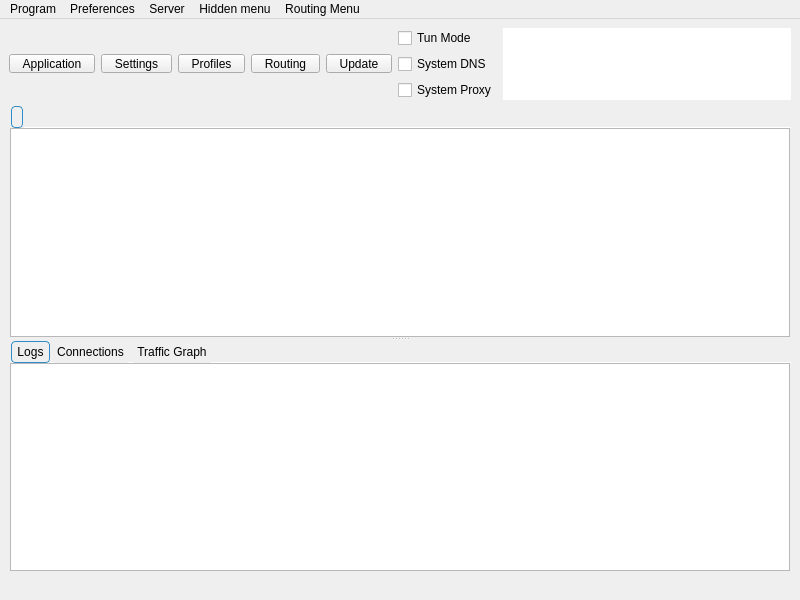
<?xml version="1.0" encoding="UTF-8"?>
<ui version="4.0">
 <class>MainWindow</class>
 <widget class="QMainWindow" name="MainWindow">
  <property name="geometry">
   <rect>
    <x>0</x>
    <y>0</y>
    <width>800</width>
    <height>600</height>
   </rect>
  </property>
  <property name="minimumSize">
   <size>
    <width>800</width>
    <height>600</height>
   </size>
  </property>
  <property name="windowTitle">
   <string notr="true">Throne</string>
  </property>
  <widget class="QWidget" name="centralwidget">
   <layout class="QVBoxLayout" name="verticalLayout_3" stretch="0,0,0">
    <item>
     <layout class="QHBoxLayout" name="horizontalLayout_2">
      <item>
       <widget class="QToolButton" name="toolButton_program">
        <property name="minimumSize">
         <size>
          <width>0</width>
          <height>0</height>
         </size>
        </property>
        <property name="styleSheet">
         <string notr="true">QToolButton {
    padding-left: 8px;
    padding-right: 8px;
}

QToolButton::menu-indicator {
    subcontrol-origin: border;
    subcontrol-position: bottom right;
    right: 2px;
    bottom: 3px;
}</string>
        </property>
        <property name="text">
         <string>Application</string>
        </property>
        <property name="icon">
         <iconset theme="b-system-run"/>
        </property>
        <property name="iconSize">
         <size>
          <width>24</width>
          <height>24</height>
         </size>
        </property>
        <property name="popupMode">
         <enum>QToolButton::ToolButtonPopupMode::InstantPopup</enum>
        </property>
        <property name="toolButtonStyle">
         <enum>Qt::ToolButtonStyle::ToolButtonTextUnderIcon</enum>
        </property>
       </widget>
      </item>
      <item>
       <widget class="QToolButton" name="toolButton_preferences">
        <property name="minimumSize">
         <size>
          <width>0</width>
          <height>0</height>
         </size>
        </property>
        <property name="styleSheet">
         <string notr="true">QToolButton {
    padding-left: 8px;
    padding-right: 8px;
}

QToolButton::menu-indicator {
    subcontrol-origin: border;
    subcontrol-position: bottom right;
    right: 2px;
    bottom: 3px;
}</string>
        </property>
        <property name="text">
         <string>Settings</string>
        </property>
        <property name="icon">
         <iconset theme="b-preferences"/>
        </property>
        <property name="iconSize">
         <size>
          <width>24</width>
          <height>24</height>
         </size>
        </property>
        <property name="popupMode">
         <enum>QToolButton::ToolButtonPopupMode::InstantPopup</enum>
        </property>
        <property name="toolButtonStyle">
         <enum>Qt::ToolButtonStyle::ToolButtonTextUnderIcon</enum>
        </property>
       </widget>
      </item>
      <item>
       <widget class="QToolButton" name="toolButton_server">
        <property name="minimumSize">
         <size>
          <width>0</width>
          <height>0</height>
         </size>
        </property>
        <property name="styleSheet">
         <string notr="true">QToolButton {
    padding-left: 8px;
    padding-right: 8px;
}

QToolButton::menu-indicator {
    subcontrol-origin: border;
    subcontrol-position: bottom right;
    right: 2px;
    bottom: 3px;
}</string>
        </property>
        <property name="text">
         <string>Profiles</string>
        </property>
        <property name="icon">
         <iconset theme="b-network-server"/>
        </property>
        <property name="iconSize">
         <size>
          <width>24</width>
          <height>24</height>
         </size>
        </property>
        <property name="popupMode">
         <enum>QToolButton::ToolButtonPopupMode::InstantPopup</enum>
        </property>
        <property name="toolButtonStyle">
         <enum>Qt::ToolButtonStyle::ToolButtonTextUnderIcon</enum>
        </property>
       </widget>
      </item>
      <item>
       <widget class="QToolButton" name="toolButton_routing">
        <property name="minimumSize">
         <size>
          <width>0</width>
          <height>0</height>
         </size>
        </property>
        <property name="styleSheet">
         <string notr="true">QToolButton {
    padding-left: 8px;
    padding-right: 8px;
}

QToolButton::menu-indicator {
    subcontrol-origin: border;
    subcontrol-position: bottom right;
    right: 2px;
    bottom: 3px;
}</string>
        </property>
        <property name="text">
         <string>Routing</string>
        </property>
        <property name="icon">
         <iconset theme="b-network-routing"/>
        </property>
        <property name="iconSize">
         <size>
          <width>24</width>
          <height>24</height>
         </size>
        </property>
        <property name="popupMode">
         <enum>QToolButton::ToolButtonPopupMode::InstantPopup</enum>
        </property>
        <property name="toolButtonStyle">
         <enum>Qt::ToolButtonStyle::ToolButtonTextUnderIcon</enum>
        </property>
       </widget>
      </item>
      <item>
       <widget class="QToolButton" name="toolButton_update">
        <property name="minimumSize">
         <size>
          <width>0</width>
          <height>0</height>
         </size>
        </property>
        <property name="styleSheet">
         <string notr="true">QToolButton {
    padding-left: 8px;
    padding-right: 8px;
}

QToolButton::menu-indicator {
    subcontrol-origin: border;
    subcontrol-position: bottom right;
    right: 2px;
    bottom: 3px;
}</string>
        </property>
        <property name="text">
         <string>Update</string>
        </property>
        <property name="icon">
         <iconset theme="b-system-software-update"/>
        </property>
        <property name="iconSize">
         <size>
          <width>24</width>
          <height>24</height>
         </size>
        </property>
        <property name="popupMode">
         <enum>QToolButton::ToolButtonPopupMode::InstantPopup</enum>
        </property>
        <property name="toolButtonStyle">
         <enum>Qt::ToolButtonStyle::ToolButtonTextUnderIcon</enum>
        </property>
       </widget>
      </item>
      <item>
       <layout class="QVBoxLayout" name="verticalLayout_4">
        <item>
         <widget class="QCheckBox" name="checkBox_VPN">
          <property name="sizePolicy">
           <sizepolicy hsizetype="Minimum" vsizetype="Minimum">
            <horstretch>0</horstretch>
            <verstretch>0</verstretch>
           </sizepolicy>
          </property>
          <property name="text">
           <string>Tun Mode</string>
          </property>
         </widget>
        </item>
        <item>
         <widget class="QCheckBox" name="system_dns">
          <property name="text">
           <string>System DNS</string>
          </property>
         </widget>
        </item>
        <item>
         <widget class="QCheckBox" name="checkBox_SystemProxy">
          <property name="text">
           <string>System Proxy</string>
          </property>
         </widget>
        </item>
       </layout>
      </item>
      <item>
       <widget class="QTextBrowser" name="data_view">
        <property name="enabled">
         <bool>true</bool>
        </property>
        <property name="sizePolicy">
         <sizepolicy hsizetype="Expanding" vsizetype="Ignored">
          <horstretch>0</horstretch>
          <verstretch>0</verstretch>
         </sizepolicy>
        </property>
        <property name="minimumSize">
         <size>
          <width>0</width>
          <height>65</height>
         </size>
        </property>
        <property name="mouseTracking">
         <bool>false</bool>
        </property>
        <property name="focusPolicy">
         <enum>Qt::FocusPolicy::NoFocus</enum>
        </property>
        <property name="contextMenuPolicy">
         <enum>Qt::ContextMenuPolicy::NoContextMenu</enum>
        </property>
        <property name="acceptDrops">
         <bool>false</bool>
        </property>
        <property name="frameShape">
         <enum>QFrame::Shape::NoFrame</enum>
        </property>
        <property name="frameShadow">
         <enum>QFrame::Shadow::Sunken</enum>
        </property>
        <property name="verticalScrollBarPolicy">
         <enum>Qt::ScrollBarPolicy::ScrollBarAlwaysOff</enum>
        </property>
        <property name="horizontalScrollBarPolicy">
         <enum>Qt::ScrollBarPolicy::ScrollBarAlwaysOff</enum>
        </property>
        <property name="textInteractionFlags">
         <set>Qt::TextInteractionFlag::LinksAccessibleByKeyboard|Qt::TextInteractionFlag::LinksAccessibleByMouse</set>
        </property>
       </widget>
      </item>
     </layout>
    </item>
    <item>
     <widget class="QSplitter" name="splitter">
      <property name="orientation">
       <enum>Qt::Orientation::Vertical</enum>
      </property>
      <widget class="QTabWidget" name="tabWidget">
       <property name="styleSheet">
        <string notr="true">QTabWidget::tab-bar {
    left: 2px;
}

QTabBar {
    background: transparent;
    qproperty-drawBase: 0;
}

QTabBar::tab {
    background-color: palette(button);
    color: palette(button-text);

    border: 1px solid palette(mid);

    border-radius: 4px;
    padding: 3px 5px;
    margin-right: 1px;
}

QTabBar::tab:selected {
    border: 1px solid palette(highlight);
    background-color: palette(window); 
}

QTabBar::tab:!selected {
    border: 1px solid palette(button);
}

QTabBar::tab:hover:!selected {
    background-color: palette(light);
}</string>
       </property>
       <property name="currentIndex">
        <number>0</number>
       </property>
       <property name="documentMode">
        <bool>true</bool>
       </property>
       <property name="movable">
        <bool>true</bool>
       </property>
       <widget class="QWidget" name="widget1">
        <attribute name="title">
         <string/>
        </attribute>
        <layout class="QGridLayout" name="gridLayout_2">
         <property name="leftMargin">
          <number>1</number>
         </property>
         <property name="topMargin">
          <number>0</number>
         </property>
         <property name="rightMargin">
          <number>1</number>
         </property>
         <property name="bottomMargin">
          <number>0</number>
         </property>
         <property name="spacing">
          <number>0</number>
         </property>
         <item row="0" column="0">
          <widget class="ProfilesTableView" name="profilesTableView">
           <property name="contextMenuPolicy">
            <enum>Qt::ContextMenuPolicy::CustomContextMenu</enum>
           </property>
           <property name="editTriggers">
            <set>QAbstractItemView::EditTrigger::NoEditTriggers</set>
           </property>
           <property name="alternatingRowColors">
            <bool>true</bool>
           </property>
           <property name="selectionBehavior">
            <enum>QAbstractItemView::SelectionBehavior::SelectRows</enum>
           </property>
           <property name="horizontalScrollMode">
            <enum>QAbstractItemView::ScrollMode::ScrollPerPixel</enum>
           </property>
           <property name="wordWrap">
            <bool>false</bool>
           </property>
           <attribute name="horizontalHeaderMinimumSectionSize">
            <number>16</number>
           </attribute>
           <attribute name="horizontalHeaderHighlightSections">
            <bool>false</bool>
           </attribute>
           <attribute name="horizontalHeaderShowSortIndicator" stdset="0">
            <bool>false</bool>
           </attribute>
           <attribute name="verticalHeaderDefaultSectionSize">
            <number>30</number>
           </attribute>
          </widget>
         </item>
        </layout>
       </widget>
      </widget>
      <widget class="QWidget" name="aaaaaaaaaaaaaaaaaa">
       <layout class="QVBoxLayout" name="aaaaaaaaaaaa" stretch="0">
        <item>
         <widget class="QWidget" name="down_tab" native="true">
          <layout class="QVBoxLayout" name="verticalLayout">
           <property name="spacing">
            <number>0</number>
           </property>
           <property name="leftMargin">
            <number>0</number>
           </property>
           <property name="topMargin">
            <number>0</number>
           </property>
           <property name="rightMargin">
            <number>0</number>
           </property>
           <property name="bottomMargin">
            <number>0</number>
           </property>
           <item>
            <widget class="QTabWidget" name="stats_widget">
             <property name="autoFillBackground">
              <bool>true</bool>
             </property>
             <property name="styleSheet">
              <string notr="true">QTabWidget::tab-bar {
    left: 2px;
}

QTabBar {
    background: transparent;
    qproperty-drawBase: 0;
}

QTabBar::tab {
    background-color: palette(button);
    color: palette(button-text);

    border: 1px solid palette(mid);

    border-radius: 4px;
    padding: 3px 5px;
    margin-right: 1px;
}

QTabBar::tab:selected {
    border: 1px solid palette(highlight);
    background-color: palette(window); 
}

QTabBar::tab:!selected {
    border: 1px solid palette(button);
}

QTabBar::tab:hover:!selected {
    background-color: palette(light);
}</string>
             </property>
             <property name="tabPosition">
              <enum>QTabWidget::TabPosition::North</enum>
             </property>
             <property name="tabShape">
              <enum>QTabWidget::TabShape::Rounded</enum>
             </property>
             <property name="currentIndex">
              <number>0</number>
             </property>
             <property name="elideMode">
              <enum>Qt::TextElideMode::ElideNone</enum>
             </property>
             <property name="usesScrollButtons">
              <bool>true</bool>
             </property>
             <property name="documentMode">
              <bool>true</bool>
             </property>
             <property name="tabsClosable">
              <bool>false</bool>
             </property>
             <property name="movable">
              <bool>true</bool>
             </property>
             <property name="tabBarAutoHide">
              <bool>false</bool>
             </property>
             <widget class="QWidget" name="Logs">
              <property name="enabled">
               <bool>true</bool>
              </property>
              <attribute name="title">
               <string>Logs</string>
              </attribute>
              <layout class="QHBoxLayout" name="horizontalLayout_3" stretch="0">
               <property name="spacing">
                <number>0</number>
               </property>
               <property name="sizeConstraint">
                <enum>QLayout::SizeConstraint::SetDefaultConstraint</enum>
               </property>
               <property name="leftMargin">
                <number>1</number>
               </property>
               <property name="topMargin">
                <number>0</number>
               </property>
               <property name="rightMargin">
                <number>1</number>
               </property>
               <property name="bottomMargin">
                <number>0</number>
               </property>
               <item>
                <widget class="QTextBrowser" name="masterLogBrowser">
                 <property name="contextMenuPolicy">
                  <enum>Qt::ContextMenuPolicy::CustomContextMenu</enum>
                 </property>
                 <property name="openLinks">
                  <bool>false</bool>
                 </property>
                </widget>
               </item>
              </layout>
             </widget>
             <widget class="QWidget" name="connections_tab">
              <attribute name="title">
               <string>Connections</string>
              </attribute>
              <layout class="QHBoxLayout" name="horizontalLayout_4">
               <property name="spacing">
                <number>0</number>
               </property>
               <property name="sizeConstraint">
                <enum>QLayout::SizeConstraint::SetDefaultConstraint</enum>
               </property>
               <property name="leftMargin">
                <number>1</number>
               </property>
               <property name="topMargin">
                <number>0</number>
               </property>
               <property name="rightMargin">
                <number>1</number>
               </property>
               <property name="bottomMargin">
                <number>0</number>
               </property>
               <item>
                <widget class="QTableWidget" name="connections">
                 <property name="autoFillBackground">
                  <bool>false</bool>
                 </property>
                 <column>
                  <property name="text">
                   <string>Destination (Domain)</string>
                  </property>
                  <property name="toolTip">
                   <string>Click To Disable Sorting</string>
                  </property>
                 </column>
                 <column>
                  <property name="text">
                   <string>Process</string>
                  </property>
                  <property name="toolTip">
                   <string>Click To Sort By Process</string>
                  </property>
                 </column>
                 <column>
                  <property name="text">
                   <string>Protocol</string>
                  </property>
                  <property name="toolTip">
                   <string>Click To Sort By Protocol</string>
                  </property>
                 </column>
                 <column>
                  <property name="text">
                   <string>Outbound</string>
                  </property>
                  <property name="toolTip">
                   <string>Click To Sort By Outbound</string>
                  </property>
                 </column>
                 <column>
                  <property name="text">
                   <string>Traffic</string>
                  </property>
                  <property name="toolTip">
                   <string>Click To Toggle sort by Traffic</string>
                  </property>
                 </column>
                </widget>
               </item>
              </layout>
             </widget>
             <widget class="QWidget" name="graph_tab">
              <attribute name="title">
               <string>Traffic Graph</string>
              </attribute>
              <layout class="QHBoxLayout" name="horizontalLayout_6">
               <property name="spacing">
                <number>0</number>
               </property>
               <property name="sizeConstraint">
                <enum>QLayout::SizeConstraint::SetDefaultConstraint</enum>
               </property>
               <property name="leftMargin">
                <number>1</number>
               </property>
               <property name="topMargin">
                <number>0</number>
               </property>
               <property name="rightMargin">
                <number>1</number>
               </property>
               <property name="bottomMargin">
                <number>0</number>
               </property>
              </layout>
             </widget>
            </widget>
           </item>
          </layout>
         </widget>
        </item>
       </layout>
      </widget>
     </widget>
    </item>
    <item>
     <layout class="QHBoxLayout" name="horizontalLayout">
      <item>
       <widget class="QLabel" name="label_running">
        <property name="text">
         <string/>
        </property>
       </widget>
      </item>
      <item>
       <widget class="QLabel" name="label_inbound">
        <property name="text">
         <string/>
        </property>
        <property name="alignment">
         <set>Qt::AlignmentFlag::AlignLeading|Qt::AlignmentFlag::AlignLeft|Qt::AlignmentFlag::AlignVCenter</set>
        </property>
       </widget>
      </item>
      <item>
       <widget class="QLabel" name="label_speed">
        <property name="text">
         <string/>
        </property>
        <property name="alignment">
         <set>Qt::AlignmentFlag::AlignLeading|Qt::AlignmentFlag::AlignLeft|Qt::AlignmentFlag::AlignVCenter</set>
        </property>
       </widget>
      </item>
     </layout>
    </item>
   </layout>
  </widget>
  <widget class="QMenuBar" name="menubar">
   <property name="geometry">
    <rect>
     <x>0</x>
     <y>0</y>
     <width>800</width>
     <height>25</height>
    </rect>
   </property>
   <widget class="QMenu" name="menu_program">
    <property name="title">
     <string>Program</string>
    </property>
    <widget class="QMenu" name="menu_spmode">
     <property name="title">
      <string>System Proxy</string>
     </property>
     <addaction name="menu_spmode_system_proxy"/>
     <addaction name="menu_spmode_vpn"/>
     <addaction name="menu_spmode_disabled"/>
    </widget>
    <addaction name="actionHide_window"/>
    <addaction name="separator"/>
    <addaction name="menu_add_from_clipboard2"/>
    <addaction name="actionAdd_profile_from_File"/>
    <addaction name="menu_scan_qr"/>
    <addaction name="separator"/>
    <addaction name="actionStart_with_system"/>
    <addaction name="actionRemember_last_proxy"/>
    <addaction name="actionAllow_LAN"/>
    <addaction name="menu_spmode"/>
    <addaction name="separator"/>
    <addaction name="actionRestart_Proxy"/>
    <addaction name="actionRestart_Program"/>
    <addaction name="menu_exit"/>
   </widget>
   <widget class="QMenu" name="menu_preferences">
    <property name="title">
     <string>Preferences</string>
    </property>
    <addaction name="menu_manage_groups"/>
    <addaction name="menu_basic_settings"/>
    <addaction name="menu_routing_settings"/>
    <addaction name="menu_vpn_settings"/>
    <addaction name="menu_hotkey_settings"/>
    <addaction name="menu_open_config_folder"/>
   </widget>
   <widget class="QMenu" name="menu_server">
    <property name="title">
     <string>Server</string>
    </property>
    <widget class="QMenu" name="menu_share_item">
     <property name="title">
      <string>Share</string>
     </property>
     <addaction name="menu_qr"/>
     <addaction name="menu_export_config"/>
     <addaction name="actionExport_Xray_config"/>
     <addaction name="separator"/>
     <addaction name="menu_copy_links"/>
     <addaction name="menu_copy_links_nkr"/>
     <addaction name="actionCopy_Test_Result"/>
    </widget>
    <addaction name="menu_add_from_input"/>
    <addaction name="menu_add_from_clipboard"/>
    <addaction name="separator"/>
    <addaction name="menu_start"/>
    <addaction name="menu_stop"/>
    <addaction name="separator"/>
    <addaction name="menu_select_all"/>
    <addaction name="menu_clone"/>
    <addaction name="menu_reset_traffic"/>
    <addaction name="menu_delete"/>
    <addaction name="menu_share_item"/>
    <addaction name="separator"/>
    <addaction name="actionUrl_Test_Selected"/>
    <addaction name="menu_resolve_selected"/>
    <addaction name="actionClear_Test_Result"/>
    <addaction name="actionSpeedtest_Current"/>
    <addaction name="actionSpeedtest_Selected"/>
    <addaction name="actionResolve_Selected_Out_IP"/>
    <addaction name="separator"/>
    <addaction name="actionDebug_Check_All_Vless"/>
   </widget>
   <widget class="QMenu" name="menuHidden_menu">
    <property name="title">
     <string>Hidden menu</string>
    </property>
    <addaction name="menu_update_subscription"/>
    <addaction name="menu_resolve_domain"/>
    <addaction name="menu_remove_invalid"/>
    <addaction name="actionUrl_Test_Group"/>
    <addaction name="menu_remove_unavailable"/>
    <addaction name="menu_clear_test_result"/>
    <addaction name="menu_delete_repeat"/>
    <addaction name="actionSpeedtest_Group"/>
    <addaction name="actionResolve_Out_IP"/>
    <addaction name="actionRefresh_Column_Widths"/>
   </widget>
   <widget class="QMenu" name="menuRouting_Menu">
    <property name="title">
     <string>Routing Menu</string>
    </property>
   </widget>
   <addaction name="menu_program"/>
   <addaction name="menu_preferences"/>
   <addaction name="menu_server"/>
   <addaction name="menuHidden_menu"/>
   <addaction name="menuRouting_Menu"/>
  </widget>
  <action name="menu_exit">
   <property name="text">
    <string>Exit</string>
   </property>
  </action>
  <action name="actionShow_window">
   <property name="text">
    <string>Show Window</string>
   </property>
  </action>
  <action name="menu_basic_settings">
   <property name="text">
    <string>Basic Settings</string>
   </property>
  </action>
  <action name="menu_add_from_input">
   <property name="text">
    <string>New profile</string>
   </property>
   <property name="shortcut">
    <string notr="true">Ctrl+N</string>
   </property>
  </action>
  <action name="menu_manage_groups">
   <property name="text">
    <string>Groups</string>
   </property>
  </action>
  <action name="menu_start">
   <property name="text">
    <string>Start</string>
   </property>
   <property name="shortcut">
    <string notr="true">Return</string>
   </property>
  </action>
  <action name="menu_stop">
   <property name="text">
    <string>Stop</string>
   </property>
   <property name="shortcut">
    <string notr="true">Ctrl+S</string>
   </property>
  </action>
  <action name="menu_routing_settings">
   <property name="text">
    <string>Routing Settings</string>
   </property>
  </action>
  <action name="menu_add_from_clipboard">
   <property name="text">
    <string>Add profile from clipboard</string>
   </property>
   <property name="shortcut">
    <string notr="true">Ctrl+V</string>
   </property>
  </action>
  <action name="menu_delete">
   <property name="text">
    <string>Delete</string>
   </property>
   <property name="shortcut">
    <string notr="true">Del</string>
   </property>
  </action>
  <action name="menu_add_from_clipboard2">
   <property name="text">
    <string>Add profile from clipboard</string>
   </property>
  </action>
  <action name="menu_profile_debug_info">
   <property name="text">
    <string>Debug Info</string>
   </property>
  </action>
  <action name="menu_qr">
   <property name="text">
    <string>QR Code and link</string>
   </property>
   <property name="shortcut">
    <string notr="true">Ctrl+Q</string>
   </property>
  </action>
  <action name="menu_copy_link">
   <property name="text">
    <string>Copy Link</string>
   </property>
  </action>
  <action name="menu_tcp_ping">
   <property name="text">
    <string notr="true">Tcp Ping</string>
   </property>
   <property name="shortcut">
    <string notr="true">Ctrl+Shift+T</string>
   </property>
  </action>
  <action name="menu_url_test">
   <property name="text">
    <string notr="true">Url Test</string>
   </property>
   <property name="shortcut">
    <string notr="true">Ctrl+Shift+U</string>
   </property>
  </action>
  <action name="menu_clear_test_result">
   <property name="text">
    <string>Clear Test Result</string>
   </property>
   <property name="shortcut">
    <string notr="true">Ctrl+Shift+C</string>
   </property>
  </action>
  <action name="menu_export_config">
   <property name="text">
    <string>Export Sing-box config</string>
   </property>
   <property name="shortcut">
    <string notr="true">Ctrl+E</string>
   </property>
  </action>
  <action name="menu_reset_traffic">
   <property name="text">
    <string>Reset Traffic</string>
   </property>
   <property name="shortcut">
    <string notr="true">Ctrl+R</string>
   </property>
  </action>
  <action name="menu_scan_qr">
   <property name="text">
    <string>Scan QR Code</string>
   </property>
   <property name="shortcut">
    <string notr="true">Ctrl+Shift+Q</string>
   </property>
  </action>
  <action name="menu_spmode_system_proxy">
   <property name="checkable">
    <bool>true</bool>
   </property>
   <property name="text">
    <string>Enable System Proxy</string>
   </property>
  </action>
  <action name="menu_spmode_disabled">
   <property name="checkable">
    <bool>true</bool>
   </property>
   <property name="text">
    <string>Disable</string>
   </property>
  </action>
  <action name="menu_delete_repeat">
   <property name="text">
    <string>Remove Duplicates</string>
   </property>
   <property name="shortcut">
    <string notr="true">Ctrl+Shift+D</string>
   </property>
  </action>
  <action name="actionfake">
   <property name="text">
    <string>fake</string>
   </property>
   <property name="visible">
    <bool>false</bool>
   </property>
  </action>
  <action name="menu_move">
   <property name="text">
    <string>Move</string>
   </property>
   <property name="shortcut">
    <string notr="true">Ctrl+M</string>
   </property>
  </action>
  <action name="actionStart_with_system">
   <property name="checkable">
    <bool>true</bool>
   </property>
   <property name="text">
    <string>Start with system</string>
   </property>
  </action>
  <action name="actionRemember_last_proxy">
   <property name="checkable">
    <bool>true</bool>
   </property>
   <property name="text">
    <string>Remember last profile</string>
   </property>
  </action>
  <action name="actionAllow_LAN">
   <property name="checkable">
    <bool>true</bool>
   </property>
   <property name="text">
    <string>Allow other devices to connect</string>
   </property>
  </action>
  <action name="menu_remove_unavailable">
   <property name="text">
    <string>Remove Unavailable</string>
   </property>
   <property name="shortcut">
    <string notr="true">Ctrl+Shift+R</string>
   </property>
  </action>
  <action name="menu_full_test">
   <property name="text">
    <string>Full Test</string>
   </property>
   <property name="shortcut">
    <string notr="true">Ctrl+Shift+F</string>
   </property>
  </action>
  <action name="menu_hotkey_settings">
   <property name="text">
    <string>Hotkey Settings</string>
   </property>
  </action>
  <action name="menu_select_all">
   <property name="text">
    <string>Select All</string>
   </property>
   <property name="shortcut">
    <string notr="true">Ctrl+A</string>
   </property>
  </action>
  <action name="menu_copy_links_nkr">
   <property name="text">
    <string>Copy links of selected (Json Links)</string>
   </property>
   <property name="shortcut">
    <string notr="true">Ctrl+Alt+C</string>
   </property>
  </action>
  <action name="actionfake_2">
   <property name="text">
    <string>fake</string>
   </property>
   <property name="visible">
    <bool>false</bool>
   </property>
  </action>
  <action name="actionfake_3">
   <property name="text">
    <string>fake</string>
   </property>
   <property name="visible">
    <bool>false</bool>
   </property>
  </action>
  <action name="menu_copy_links">
   <property name="text">
    <string>Copy links of selected</string>
   </property>
   <property name="shortcut">
    <string notr="true">Ctrl+C</string>
   </property>
  </action>
  <action name="menu_spmode_vpn">
   <property name="checkable">
    <bool>true</bool>
   </property>
   <property name="text">
    <string>Enable Tun</string>
   </property>
  </action>
  <action name="menu_clone">
   <property name="text">
    <string>Clone</string>
   </property>
   <property name="shortcut">
    <string notr="true">Ctrl+D</string>
   </property>
  </action>
  <action name="menu_update_subscription">
   <property name="text">
    <string>Update subscription</string>
   </property>
   <property name="shortcut">
    <string notr="true">Ctrl+U</string>
   </property>
   <property name="visible">
    <bool>true</bool>
   </property>
  </action>
  <action name="menu_resolve_domain">
   <property name="text">
    <string>Resolve domain</string>
   </property>
   <property name="shortcut">
    <string notr="true">Ctrl+Shift+I</string>
   </property>
  </action>
  <action name="menu_vpn_settings">
   <property name="text">
    <string>Tun Settings</string>
   </property>
  </action>
  <action name="actionRestart_Program">
   <property name="text">
    <string>Restart Program</string>
   </property>
  </action>
  <action name="menu_open_config_folder">
   <property name="text">
    <string>Open Config Folder</string>
   </property>
  </action>
  <action name="actionfake_4">
   <property name="text">
    <string notr="true">fake</string>
   </property>
   <property name="visible">
    <bool>false</bool>
   </property>
  </action>
  <action name="actionfake_5">
   <property name="text">
    <string notr="true">fake</string>
   </property>
   <property name="visible">
    <bool>false</bool>
   </property>
  </action>
  <action name="actionRestart_Proxy">
   <property name="text">
    <string>Restart Core</string>
   </property>
  </action>
  <action name="actionDebug_Check_All_Vless">
   <property name="text">
    <string>Debug Check All VLess</string>
   </property>
  </action>
  <action name="menu_stop_testing">
   <property name="text">
    <string>Stop Testing</string>
   </property>
   <property name="shortcut">
    <string notr="true">Ctrl+.</string>
   </property>
  </action>
  <action name="actionUrl_Test_Selected">
   <property name="text">
    <string>Url Test Selected</string>
   </property>
   <property name="shortcut">
    <string notr="true">Ctrl+Shift+S</string>
   </property>
   <property name="visible">
    <bool>true</bool>
   </property>
  </action>
  <action name="actionUrl_Test_Group">
   <property name="enabled">
    <bool>true</bool>
   </property>
   <property name="text">
    <string>Url Test Group</string>
   </property>
   <property name="shortcut">
    <string notr="true">Ctrl+Shift+G</string>
   </property>
   <property name="visible">
    <bool>true</bool>
   </property>
  </action>
  <action name="menu_resolve_selected">
   <property name="text">
    <string>Resolve Selected Domain</string>
   </property>
   <property name="visible">
    <bool>true</bool>
   </property>
  </action>
  <action name="menu_remove_invalid">
   <property name="text">
    <string>Remove Invalid</string>
   </property>
   <property name="shortcut">
    <string notr="true">Ctrl+Alt+I</string>
   </property>
   <property name="menuRole">
    <enum>QAction::MenuRole::TextHeuristicRole</enum>
   </property>
  </action>
  <action name="menu_open_routing_manager">
   <property name="text">
    <string>Open Manager</string>
   </property>
  </action>
  <action name="actionSpeedtest_Current">
   <property name="text">
    <string>Speedtest Current</string>
   </property>
   <property name="shortcut">
    <string notr="true">F6</string>
   </property>
  </action>
  <action name="actionSpeedtest_Selected">
   <property name="text">
    <string>Speedtest Selected</string>
   </property>
   <property name="shortcut">
    <string notr="true">Ctrl+Shift+P</string>
   </property>
  </action>
  <action name="actionSpeedtest_Group">
   <property name="text">
    <string>Speedtest Group</string>
   </property>
   <property name="shortcut">
    <string notr="true">Ctrl+Alt+P</string>
   </property>
  </action>
  <action name="actionHide_window">
   <property name="text">
    <string>Hide window</string>
   </property>
   <property name="shortcut">
    <string notr="true">Ctrl+H</string>
   </property>
  </action>
  <action name="actionAdd_profile_from_File">
   <property name="text">
    <string>Add profile from File</string>
   </property>
   <property name="shortcut">
    <string notr="true">Ctrl+O</string>
   </property>
  </action>
  <action name="actionResolve_Out_IP">
   <property name="text">
    <string>Resolve Out IP</string>
   </property>
  </action>
  <action name="actionResolve_Selected_Out_IP">
   <property name="text">
    <string>Resolve Selected Out IP</string>
   </property>
  </action>
  <action name="actionRefresh_Column_Widths">
   <property name="text">
    <string>Refresh Column Widths</string>
   </property>
  </action>
  <action name="actionExport_Xray_config">
   <property name="text">
    <string>Export Xray config</string>
   </property>
  </action>
  <action name="actionCopy_Test_Result">
   <property name="text">
    <string>Copy Test Result</string>
   </property>
  </action>
  <action name="actionClear_Test_Result">
   <property name="text">
    <string>Clear Test Result</string>
   </property>
  </action>
 </widget>
 <customwidgets>
  <customwidget>
   <class>ProfilesTableView</class>
   <extends>QTableView</extends>
   <header>include/ui/utils/ProfilesTableView.h</header>
  </customwidget>
 </customwidgets>
 <resources/>
 <connections/>
</ui>
